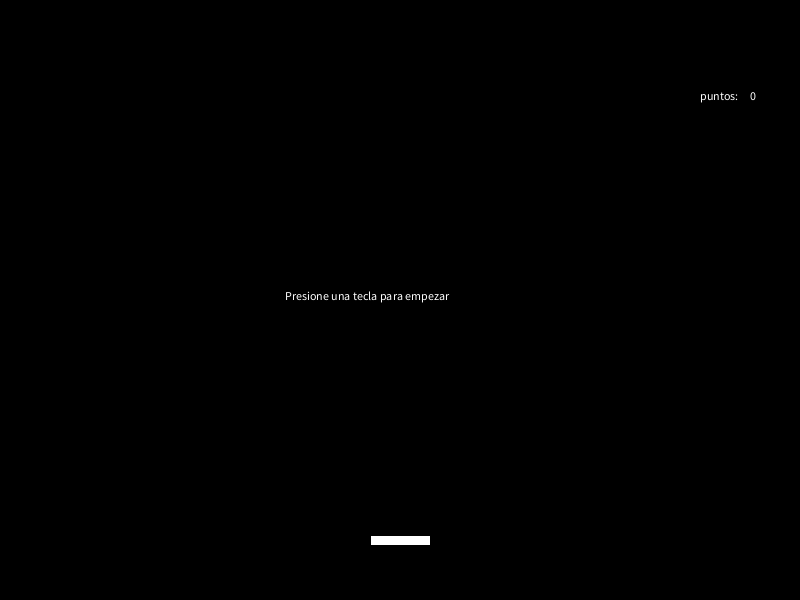
Frame 1 (no input)
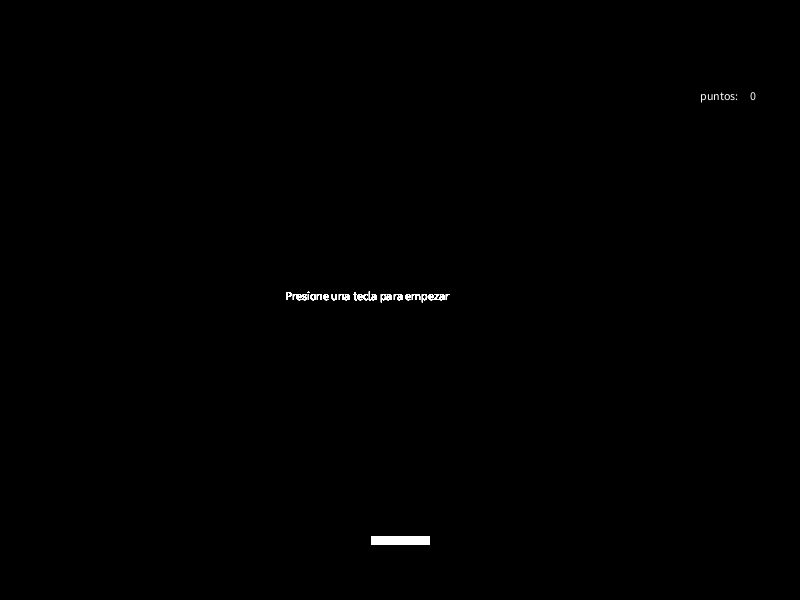
Frame 60 (the mouse pressed at the canvas centre just before this capture)
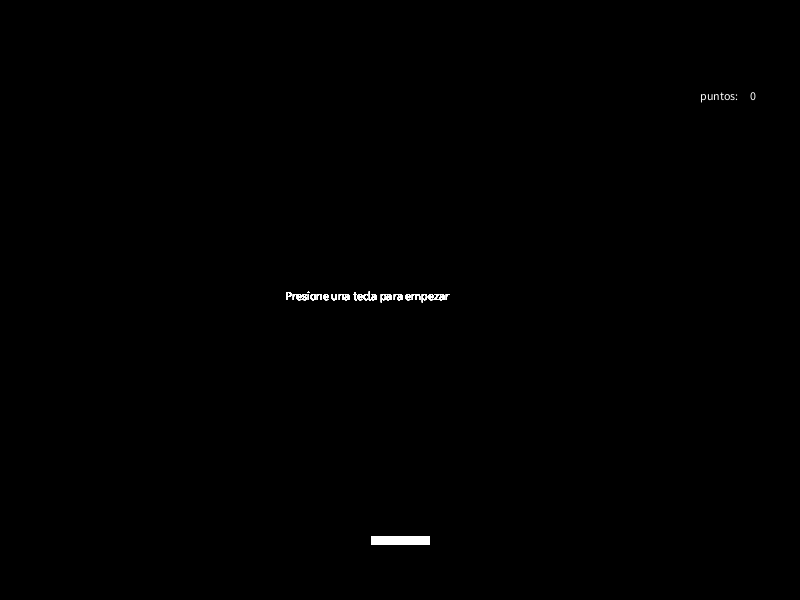
Frame 120 (the mouse held since frame 60 and released just before this capture)

The Processing sketch that drew these frames (run headless with seeded random() and noise(); from frame 60 on, the mouse is pressed at the canvas centre):

// Processing sketch: sketch_27_pala2
// ── sketch_27_pala2.pde
boolean gameOver=true;
float posx;
float posy=height-5;
float velx=2;
float vely=2;
float acely=0;
int puntos=0;

void setup() {
size (800,600);
background(0);
posx=random (5,width-5);
rectMode (CENTER);
rect (width/2,height*0.9,60,10);
text ("puntos:",700, 100);
text (puntos,750,100);
//text ("puntos:",width*.9, height*.1);
//text ("puntos:",width*.9, height*.1);

}

void draw() {
  if (gameOver==true) {
  //textSize (16);
  text ("Presione una tecla para empezar",285,300);  
  
}
  
  else {
    background (0);
    //text ("puntos:",width+.9, height+.1);
    fill (255);
    text ("puntos:",700, 100);
    text (puntos,750,100);
    ellipse (posx,posy,10,10);
    vely=vely+vely*acely;
    posx=posx+velx;
    posy=posy+vely;
    rect (mouseX,height*0.9,60,10);
    if (posx>=width-5) {
     posx=width-5;
     velx=-velx;
    }
    if (posy>=height-5) {
     posy=height-5;
     vely=-vely;
    }
    
    if (posx<=5) {
     posx=5;
     velx=-velx;
    }
    
    if (posy<=5) {
     posy=5;
     vely=-vely;
    }
    if (posx>mouseX-30 && posx<mouseX+30 && posy==(height*0.9-5)) {
      vely=-vely;
      //acely=0.001;
      puntos=puntos+1;
      text (puntos,width*.9+10,height*.1);
      }
     }
 println(gameOver); 
}


void keyPressed () {
 if (gameOver==true) {
  gameOver=false;
  puntos=0;
  acely=0;
 }
  
}
